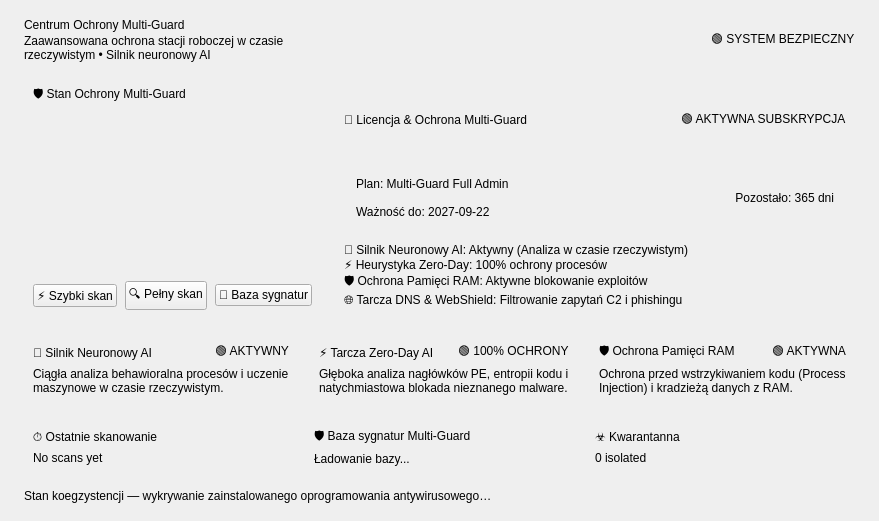
              <widget class="QWidget" name="dashScrollContents">
               <layout class="QVBoxLayout" name="dashInnerLayout">
                <property name="spacing">
                 <number>14</number>
                </property>
                <property name="leftMargin">
                 <number>24</number>
                </property>
                <property name="topMargin">
                 <number>18</number>
                </property>
                <property name="rightMargin">
                 <number>24</number>
                </property>
                <property name="bottomMargin">
                 <number>18</number>
                </property>
                <item>
                 <widget class="QWidget" name="dashHeaderRow" native="true">
                  <layout class="QHBoxLayout" name="dashHeaderLayout">
                   <property name="leftMargin"><number>0</number></property>
                   <property name="topMargin"><number>0</number></property>
                   <property name="rightMargin"><number>0</number></property>
                   <property name="bottomMargin"><number>0</number></property>
                   <item>
                    <layout class="QVBoxLayout" name="dashTitleLayout">
                     <property name="spacing"><number>2</number></property>
                     <item>
                      <widget class="QLabel" name="lblDashTitle">
                       <property name="text">
                        <string>Centrum Ochrony Multi-Guard</string>
                       </property>
                      </widget>
                     </item>
                     <item>
                      <widget class="QLabel" name="lblDashSubtitle">
                       <property name="text">
                        <string>Zaawansowana ochrona stacji roboczej w czasie rzeczywistym • Silnik neuronowy AI</string>
                       </property>
                       <property name="wordWrap">
                        <bool>true</bool>
                       </property>
                      </widget>
                     </item>
                    </layout>
                   </item>
                   <item>
                    <spacer name="dashHeaderSpacer">
                     <property name="orientation"><enum>Qt::Horizontal</enum></property>
                     <property name="sizeHint" stdset="0"><size><width>40</width><height>20</height></size></property>
                    </spacer>
                   </item>
                   <item>
                    <widget class="QLabel" name="lblDashStatusPill">
                     <property name="text">
                      <string>🟢 SYSTEM BEZPIECZNY</string>
                     </property>
                    </widget>
                   </item>
                  </layout>
                 </widget>
                </item>

                <!-- Hero Section: Security Status & Controls (Left) + License & Marketing Overview (Right) -->
                <item>
                 <widget class="QWidget" name="dashHeroRow" native="true">
                  <layout class="QHBoxLayout" name="dashHeroLayout">
                   <property name="spacing"><number>14</number></property>
                   <property name="leftMargin"><number>0</number></property>
                   <property name="topMargin"><number>0</number></property>
                   <property name="rightMargin"><number>0</number></property>
                   <property name="bottomMargin"><number>0</number></property>
                   
                   <!-- Card Left: Security Ring & Scan Buttons -->
                   <item>
                    <widget class="verax::SurfaceCard" name="cardSecurityHero">
                     <layout class="QVBoxLayout" name="cardSecurityHeroLayout">
                      <property name="spacing"><number>10</number></property>
                      <item>
                       <widget class="QLabel" name="lblHeroSecurityTitle">
                        <property name="text">
                         <string>🛡️ Stan Ochrony Multi-Guard</string>
                        </property>
                       </widget>
                      </item>
                      <item alignment="Qt::AlignCenter">
                       <widget class="verax::ProgressRing" name="dashRing" native="true">
                        <property name="minimumSize"><size><width>155</width><height>155</height></size></property>
                        <property name="maximumSize"><size><width>175</width><height>175</height></size></property>
                       </widget>
                      </item>
                      <item>
                       <widget class="QWidget" name="dashActionsRow" native="true">
                        <layout class="QHBoxLayout" name="dashActionsLayout">
                         <property name="spacing"><number>8</number></property>
                         <property name="leftMargin"><number>0</number></property>
                         <property name="topMargin"><number>0</number></property>
                         <property name="rightMargin"><number>0</number></property>
                         <property name="bottomMargin"><number>0</number></property>
                         <item>
                          <widget class="QPushButton" name="btnQuickScan">
                           <property name="text"><string>⚡ Szybki skan</string></property>
                           <property name="property" stdset="0"><string notr="true">primary</string></property>
                          </widget>
                         </item>
                         <item>
                          <widget class="QPushButton" name="btnFullScan">
                           <property name="text"><string>🔍 Pełny skan</string></property>
                          </widget>
                         </item>
                         <item>
                          <widget class="QPushButton" name="btnUpdateSignatures">
                           <property name="text"><string>🔄 Baza sygnatur</string></property>
                          </widget>
                         </item>
                        </layout>
                       </widget>
                      </item>
                     </layout>
                    </widget>
                   </item>

                   <!-- Card Right: License Details & Marketing Specs -->
                   <item>
                    <widget class="verax::SurfaceCard" name="cardLicenseDays">
                     <layout class="QVBoxLayout" name="cardLicenseDaysLayout">
                      <property name="spacing"><number>8</number></property>
                      <item>
                       <layout class="QHBoxLayout" name="licenseHeaderLayout">
                        <item>
                         <widget class="QLabel" name="lblLicenseDaysHeader">
                          <property name="text"><string>🔑 Licencja &amp; Ochrona Multi-Guard</string></property>
                         </widget>
                        </item>
                        <item>
                         <spacer name="spLicense">
                          <property name="orientation"><enum>Qt::Horizontal</enum></property>
                          <property name="sizeHint" stdset="0"><size><width>20</width><height>10</height></size></property>
                         </spacer>
                        </item>
                        <item>
                         <widget class="QLabel" name="lblDashLicenseBadge">
                          <property name="text"><string>🟢 AKTYWNA SUBSKRYPCJA</string></property>
                         </widget>
                        </item>
                       </layout>
                      </item>

                      <item>
                       <widget class="QWidget" name="boxLicenseCounter" native="true">
                        <layout class="QHBoxLayout" name="boxLicenseCounterLayout">
                         <property name="leftMargin"><number>12</number></property>
                         <property name="topMargin"><number>8</number></property>
                         <property name="rightMargin"><number>12</number></property>
                         <property name="bottomMargin"><number>8</number></property>
                         <item>
                          <layout class="QVBoxLayout" name="tierInfoLayout">
                           <property name="spacing"><number>2</number></property>
                           <item>
                            <widget class="QLabel" name="lblDashTierName">
                             <property name="text"><string>Plan: Multi-Guard Full Admin</string></property>
                            </widget>
                           </item>
                           <item>
                            <widget class="QLabel" name="lblDashExpireDate">
                             <property name="text"><string>Ważność do: 2027-09-22</string></property>
                            </widget>
                           </item>
                          </layout>
                         </item>
                         <item>
                          <spacer name="spCounter">
                           <property name="orientation"><enum>Qt::Horizontal</enum></property>
                           <property name="sizeHint" stdset="0"><size><width>20</width><height>10</height></size></property>
                          </spacer>
                         </item>
                         <item>
                          <widget class="QLabel" name="lblLicenseDaysValue">
                           <property name="text"><string>Pozostało: 365 dni</string></property>
                           <property name="alignment"><set>Qt::AlignRight|Qt::AlignVCenter</set></property>
                          </widget>
                         </item>
                        </layout>
                       </widget>
                      </item>

                      <item>
                       <widget class="QLabel" name="lblAiFeatureList">
                        <property name="text">
                         <string>🧠 Silnik Neuronowy AI: Aktywny (Analiza w czasie rzeczywistym)&#10;⚡ Heurystyka Zero-Day: 100% ochrony procesów&#10;🛡️ Ochrona Pamięci RAM: Aktywne blokowanie exploitów&#10;🌐 Tarcza DNS &amp; WebShield: Filtrowanie zapytań C2 i phishingu</string>
                        </property>
                        <property name="wordWrap"><bool>true</bool></property>
                       </widget>
                      </item>
                     </layout>
                    </widget>
                   </item>
                  </layout>
                 </widget>
                </item>

                <!-- Middle Section: 3 Marketing AI & Protection Cards -->
                <item>
                 <widget class="QWidget" name="dashAiRow" native="true">
                  <layout class="QHBoxLayout" name="dashAiLayout">
                   <property name="spacing"><number>12</number></property>
                   <property name="leftMargin"><number>0</number></property>
                   <property name="topMargin"><number>0</number></property>
                   <property name="rightMargin"><number>0</number></property>
                   <property name="bottomMargin"><number>0</number></property>
                   
                   <item>
                    <widget class="verax::SurfaceCard" name="cardAiEngine">
                     <layout class="QVBoxLayout" name="cardAiEngineLayout">
                      <property name="spacing"><number>4</number></property>
                      <item>
                       <layout class="QHBoxLayout" name="aiHeader1">
                        <item><widget class="QLabel" name="lblAi1Title"><property name="text"><string>🧠 Silnik Neuronowy AI</string></property></widget></item>
                        <item><spacer name="spAi1"><property name="orientation"><enum>Qt::Horizontal</enum></property><property name="sizeHint" stdset="0"><size><width>10</width><height>10</height></size></property></spacer></item>
                        <item><widget class="QLabel" name="lblAi1Status"><property name="text"><string>🟢 AKTYWNY</string></property></widget></item>
                       </layout>
                      </item>
                      <item>
                       <widget class="QLabel" name="lblAi1Desc">
                        <property name="text"><string>Ciągła analiza behawioralna procesów i uczenie maszynowe w czasie rzeczywistym.</string></property>
                        <property name="wordWrap"><bool>true</bool></property>
                       </widget>
                      </item>
                     </layout>
                    </widget>
                   </item>

                   <item>
                    <widget class="verax::SurfaceCard" name="cardZeroDay">
                     <layout class="QVBoxLayout" name="cardZeroDayLayout">
                      <property name="spacing"><number>4</number></property>
                      <item>
                       <layout class="QHBoxLayout" name="aiHeader2">
                        <item><widget class="QLabel" name="lblAi2Title"><property name="text"><string>⚡ Tarcza Zero-Day AI</string></property></widget></item>
                        <item><spacer name="spAi2"><property name="orientation"><enum>Qt::Horizontal</enum></property><property name="sizeHint" stdset="0"><size><width>10</width><height>10</height></size></property></spacer></item>
                        <item><widget class="QLabel" name="lblAi2Status"><property name="text"><string>🟢 100% OCHRONY</string></property></widget></item>
                       </layout>
                      </item>
                      <item>
                       <widget class="QLabel" name="lblAi2Desc">
                        <property name="text"><string>Głęboka analiza nagłówków PE, entropii kodu i natychmiastowa blokada nieznanego malware.</string></property>
                        <property name="wordWrap"><bool>true</bool></property>
                       </widget>
                      </item>
                     </layout>
                    </widget>
                   </item>

                   <item>
                    <widget class="verax::SurfaceCard" name="cardMemShield">
                     <layout class="QVBoxLayout" name="cardMemShieldLayout">
                      <property name="spacing"><number>4</number></property>
                      <item>
                       <layout class="QHBoxLayout" name="aiHeader3">
                        <item><widget class="QLabel" name="lblAi3Title"><property name="text"><string>🛡️ Ochrona Pamięci RAM</string></property></widget></item>
                        <item><spacer name="spAi3"><property name="orientation"><enum>Qt::Horizontal</enum></property><property name="sizeHint" stdset="0"><size><width>10</width><height>10</height></size></property></spacer></item>
                        <item><widget class="QLabel" name="lblAi3Status"><property name="text"><string>🟢 AKTYWNA</string></property></widget></item>
                       </layout>
                      </item>
                      <item>
                       <widget class="QLabel" name="lblAi3Desc">
                        <property name="text"><string>Ochrona przed wstrzykiwaniem kodu (Process Injection) i kradzieżą danych z RAM.</string></property>
                        <property name="wordWrap"><bool>true</bool></property>
                       </widget>
                      </item>
                     </layout>
                    </widget>
                   </item>

                  </layout>
                 </widget>
                </item>

                <!-- Bottom Stats Row: Last Scan, Signatures DB, Quarantine -->
                <item>
                 <widget class="QWidget" name="dashStatsRow" native="true">
                  <layout class="QHBoxLayout" name="dashStatsLayout">
                   <property name="spacing"><number>12</number></property>
                   <property name="leftMargin"><number>0</number></property>
                   <property name="topMargin"><number>0</number></property>
                   <property name="rightMargin"><number>0</number></property>
                   <property name="bottomMargin"><number>0</number></property>
                   <item>
                    <widget class="verax::SurfaceCard" name="cardLastScan">
                     <layout class="QVBoxLayout" name="cardLastScanLayout">
                      <property name="spacing"><number>4</number></property>
                      <item><widget class="QLabel" name="lblLastScanHeader"><property name="text"><string>⏱️ Ostatnie skanowanie</string></property></widget></item>
                      <item><widget class="QLabel" name="lblLastScan"><property name="text"><string>No scans yet</string></property></widget></item>
                     </layout>
                    </widget>
                   </item>
                   <item>
                    <widget class="verax::SurfaceCard" name="cardSignatures">
                     <layout class="QVBoxLayout" name="cardSignaturesLayout">
                      <property name="spacing"><number>4</number></property>
                      <item><widget class="QLabel" name="lblSignaturesHeader"><property name="text"><string>🛡️ Baza sygnatur Multi-Guard</string></property></widget></item>
                      <item><widget class="QLabel" name="lblSignaturesInfo"><property name="text"><string>Ładowanie bazy...</string></property></widget></item>
                     </layout>
                    </widget>
                   </item>
                   <item>
                    <widget class="verax::SurfaceCard" name="cardQuarantine">
                     <layout class="QVBoxLayout" name="cardQuarantineLayout">
                      <property name="spacing"><number>4</number></property>
                      <item><widget class="QLabel" name="lblQuarantineHeader"><property name="text"><string>☣️ Kwarantanna</string></property></widget></item>
                      <item><widget class="QLabel" name="lblQuarantineSummary"><property name="text"><string>0 isolated</string></property></widget></item>
                     </layout>
                    </widget>
                   </item>
                  </layout>
                 </widget>
                </item>

                <!-- Companion AV Mode status -->
                <item>
                 <widget class="QLabel" name="lblCompanionAv">
                  <property name="text">
                   <string>Stan koegzystencji — wykrywanie zainstalowanego oprogramowania antywirusowego…</string>
                  </property>
                  <property name="wordWrap"><bool>true</bool></property>
                 </widget>
                </item>
               </layout>
              </widget>
